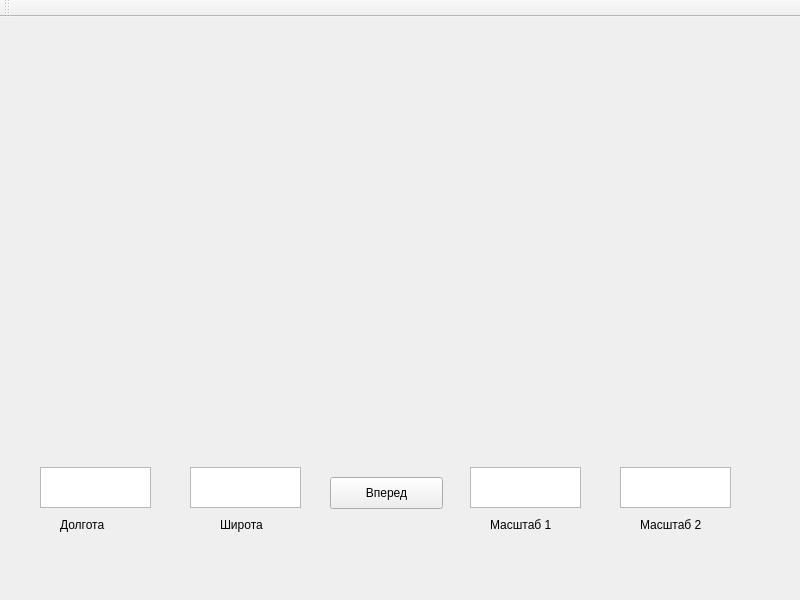
<?xml version="1.0" encoding="UTF-8"?>
<ui version="4.0">
 <class>MainWindow</class>
 <widget class="QMainWindow" name="MainWindow">
  <property name="geometry">
   <rect>
    <x>0</x>
    <y>0</y>
    <width>800</width>
    <height>600</height>
   </rect>
  </property>
  <property name="windowTitle">
   <string>MainWindow</string>
  </property>
  <widget class="QWidget" name="centralwidget">
   <widget class="QTextEdit" name="textEdit_2">
    <property name="geometry">
     <rect>
      <x>190</x>
      <y>450</y>
      <width>111</width>
      <height>41</height>
     </rect>
    </property>
   </widget>
   <widget class="QTextEdit" name="textEdit_3">
    <property name="geometry">
     <rect>
      <x>40</x>
      <y>450</y>
      <width>111</width>
      <height>41</height>
     </rect>
    </property>
   </widget>
   <widget class="QTextEdit" name="textEdit_4">
    <property name="geometry">
     <rect>
      <x>620</x>
      <y>450</y>
      <width>111</width>
      <height>41</height>
     </rect>
    </property>
   </widget>
   <widget class="QTextEdit" name="textEdit_5">
    <property name="geometry">
     <rect>
      <x>470</x>
      <y>450</y>
      <width>111</width>
      <height>41</height>
     </rect>
    </property>
   </widget>
   <widget class="QLabel" name="label">
    <property name="geometry">
     <rect>
      <x>60</x>
      <y>500</y>
      <width>60</width>
      <height>16</height>
     </rect>
    </property>
    <property name="text">
     <string>Долгота</string>
    </property>
   </widget>
   <widget class="QLabel" name="label_2">
    <property name="geometry">
     <rect>
      <x>220</x>
      <y>500</y>
      <width>60</width>
      <height>16</height>
     </rect>
    </property>
    <property name="text">
     <string>Широта</string>
    </property>
   </widget>
   <widget class="QLabel" name="label_3">
    <property name="geometry">
     <rect>
      <x>490</x>
      <y>500</y>
      <width>71</width>
      <height>16</height>
     </rect>
    </property>
    <property name="text">
     <string>Масштаб 1</string>
    </property>
   </widget>
   <widget class="QLabel" name="label_4">
    <property name="geometry">
     <rect>
      <x>640</x>
      <y>500</y>
      <width>71</width>
      <height>16</height>
     </rect>
    </property>
    <property name="text">
     <string>Масштаб 2</string>
    </property>
   </widget>
   <widget class="QPushButton" name="pushButton">
    <property name="geometry">
     <rect>
      <x>330</x>
      <y>460</y>
      <width>113</width>
      <height>32</height>
     </rect>
    </property>
    <property name="text">
     <string>Вперед</string>
    </property>
   </widget>
  </widget>
  <widget class="QMenuBar" name="menubar">
   <property name="geometry">
    <rect>
     <x>0</x>
     <y>0</y>
     <width>800</width>
     <height>24</height>
    </rect>
   </property>
  </widget>
  <widget class="QToolBar" name="toolBar">
   <property name="windowTitle">
    <string>toolBar</string>
   </property>
   <attribute name="toolBarArea">
    <enum>TopToolBarArea</enum>
   </attribute>
   <attribute name="toolBarBreak">
    <bool>false</bool>
   </attribute>
  </widget>
 </widget>
 <resources/>
 <connections/>
</ui>
